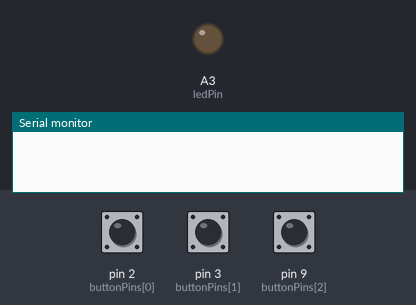
Bench run of a sketch on a simulated Arduino Uno, built with avr-gcc and run on an emulated ATmega328P. Parts: output pins drawn as LEDs (lit = HIGH), the last lines printed to the serial monitor. The inputs (shaded band) are chosen by the test bench; at power-on: pin 2 (buttonPins[0]) HIGH, pin 3 (buttonPins[1]) HIGH, pin 9 (buttonPins[2]) HIGH.

Above: at 1.2 s.
1.3 s: pin 2 (buttonPins[0]) pulled LOW for 0.15 s
At 1.38 s:
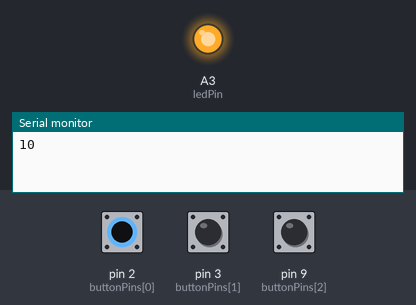
2.9 s: pin 2 (buttonPins[0]) pulled LOW for 3.2 s
At 6.9 s:
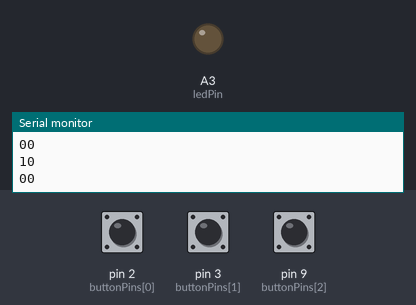
7.6 s: pin 3 (buttonPins[1]) pulled LOW for 3.2 s
At 8.0 s:
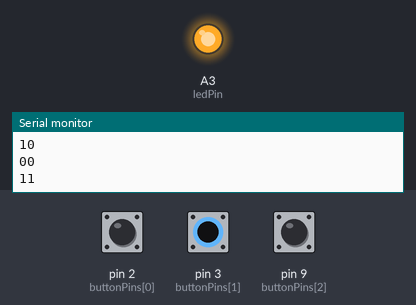
Timing chart, 0 to 12.3 s (numbered marks = the images above; inputs shaded):
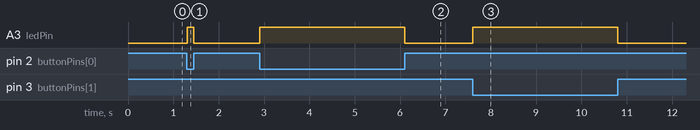

Measured:
- after the input at 1.3 s, A3 (ledPin): LOW → HIGH at once, → LOW 0.15 s later
- after the input at 2.9 s, A3 (ledPin): LOW → HIGH at once, → LOW 3.2 s later
- after the input at 7.6 s, A3 (ledPin): LOW → HIGH at once, → LOW 3.2 s later

The sketch:

ruipad_v1.ino
```cpp
// https://github.com/DylanMeeus/ArduinoNano_KeyInput/blob/master/NanoCode_pde/NanoCode_pde.ino

/**
  Code to make the keyswitch tester come alive
*/


const int buttons = 3;
const int buttonPins[] = {2,3,9};
const int ledPin = A3;

int pressed = 0;

// Each index represents a corresponding pin, e.g buttonPressed[1] is the state of buttonPins[1]
boolean buttonPressed[] = {false,false,false};

// Output, this also corersponds to the pin in the buttonPins[] like buttonPressed[]
char charOut[] = {'0','1','2'};

void setup(){

  Serial.begin(9600);
  for(int i = 0; i < buttons; i++){
   pinMode(buttonPins[i],INPUT_PULLUP);
  }
  pinMode(ledPin, OUTPUT);

}

void loop(){

  for(int i = 0; i < buttons; i++){
    int buttonState = digitalRead(buttonPins[i]);
    if(buttonState == LOW){

      if(!buttonPressed[i]){
        Serial.println(String("1") + charOut[i]);
        buttonPressed[i] = true;
        pressed = 1;
        delay(5);
      }
    } else {
      if(buttonPressed[i]) {
        Serial.println(String("0") + charOut[i]);
        buttonPressed[i] = false;
        delay(5);
      }
    }
  }
  if (!buttonPressed[0] && !buttonPressed[1] && !buttonPressed[2]) {
  //if (true) {
    digitalWrite(ledPin, LOW);
  }
  else {
    analogWrite(ledPin, 512);
  }
}
```
